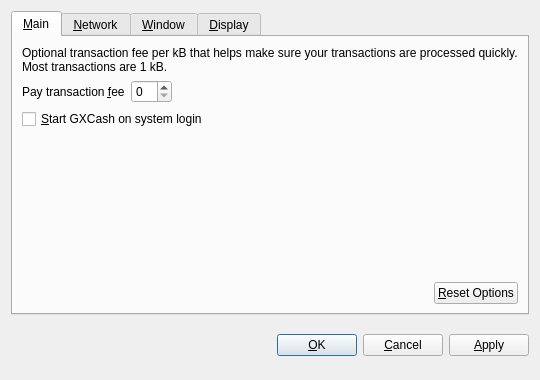
<?xml version="1.0" encoding="UTF-8"?>
<ui version="4.0">
 <class>OptionsDialog</class>
 <widget class="QDialog" name="OptionsDialog">
  <property name="geometry">
   <rect>
    <x>0</x>
    <y>0</y>
    <width>540</width>
    <height>380</height>
   </rect>
  </property>
  <property name="windowTitle">
   <string>Options</string>
  </property>
  <property name="modal">
   <bool>true</bool>
  </property>
  <layout class="QVBoxLayout" name="verticalLayout">
   <item>
    <widget class="QTabWidget" name="tabWidget">
     <property name="tabPosition">
      <enum>QTabWidget::North</enum>
     </property>
     <property name="currentIndex">
      <number>0</number>
     </property>
     <widget class="QWidget" name="tabMain">
      <attribute name="title">
       <string>&amp;Main</string>
      </attribute>
      <layout class="QVBoxLayout" name="verticalLayout_Main">
       <item>
        <widget class="QLabel" name="transactionFeeInfoLabel">
         <property name="text">
          <string>Optional transaction fee per kB that helps make sure your transactions are processed quickly. Most transactions are 1 kB.</string>
         </property>
         <property name="textFormat">
          <enum>Qt::PlainText</enum>
         </property>
         <property name="wordWrap">
          <bool>true</bool>
         </property>
        </widget>
       </item>
       <item>
        <layout class="QHBoxLayout" name="horizontalLayout_1_Main">
         <item>
          <widget class="QLabel" name="transactionFeeLabel">
           <property name="text">
            <string>Pay transaction &amp;fee</string>
           </property>
           <property name="textFormat">
            <enum>Qt::PlainText</enum>
           </property>
           <property name="buddy">
            <cstring>transactionFee</cstring>
           </property>
          </widget>
         </item>
         <item>
          <widget class="BitcoinAmountField" name="transactionFee"/>
         </item>
         <item>
          <spacer name="horizontalSpacer_1_Main">
           <property name="orientation">
            <enum>Qt::Horizontal</enum>
           </property>
           <property name="sizeHint" stdset="0">
            <size>
             <width>40</width>
             <height>20</height>
            </size>
           </property>
          </spacer>
         </item>
        </layout>
       </item>
       <item>
        <widget class="QCheckBox" name="bitcoinAtStartup">
         <property name="toolTip">
          <string>Automatically start GXCash after logging in to the system.</string>
         </property>
         <property name="text">
          <string>&amp;Start GXCash on system login</string>
         </property>
        </widget>
       </item>
       <item>
        <spacer name="verticalSpacer_Main">
         <property name="orientation">
          <enum>Qt::Vertical</enum>
         </property>
         <property name="sizeHint" stdset="0">
          <size>
           <width>20</width>
           <height>40</height>
          </size>
         </property>
        </spacer>
       </item>
       <item>
        <layout class="QHBoxLayout" name="horizontalLayout_2_Main">
         <item>
          <spacer name="horizontalSpacer_2_Main">
           <property name="orientation">
            <enum>Qt::Horizontal</enum>
           </property>
           <property name="sizeHint" stdset="0">
            <size>
             <width>40</width>
             <height>20</height>
            </size>
           </property>
          </spacer>
         </item>
         <item>
          <widget class="QPushButton" name="resetButton">
           <property name="toolTip">
            <string>Reset all client options to default.</string>
           </property>
           <property name="text">
            <string>&amp;Reset Options</string>
           </property>
           <property name="autoDefault">
            <bool>false</bool>
           </property>
          </widget>
         </item>
        </layout>
       </item>
      </layout>
     </widget>
     <widget class="QWidget" name="tabNetwork">
      <attribute name="title">
       <string>&amp;Network</string>
      </attribute>
      <layout class="QVBoxLayout" name="verticalLayout_Network">
       <item>
        <widget class="QCheckBox" name="mapPortUpnp">
         <property name="toolTip">
          <string>Automatically open the GXCash client port on the router. This only works when your router supports UPnP and it is enabled.</string>
         </property>
         <property name="text">
          <string>Map port using &amp;UPnP</string>
         </property>
        </widget>
       </item>
       <item>
        <widget class="QCheckBox" name="connectSocks">
         <property name="toolTip">
          <string>Connect to the GXCash network through a SOCKS proxy (e.g. when connecting through Tor).</string>
         </property>
         <property name="text">
          <string>&amp;Connect through SOCKS proxy:</string>
         </property>
        </widget>
       </item>
       <item>
        <layout class="QHBoxLayout" name="horizontalLayout_Network">
         <item>
          <widget class="QLabel" name="proxyIpLabel">
           <property name="text">
            <string>Proxy &amp;IP:</string>
           </property>
           <property name="textFormat">
            <enum>Qt::PlainText</enum>
           </property>
           <property name="buddy">
            <cstring>proxyIp</cstring>
           </property>
          </widget>
         </item>
         <item>
          <widget class="QValidatedLineEdit" name="proxyIp">
           <property name="maximumSize">
            <size>
             <width>140</width>
             <height>16777215</height>
            </size>
           </property>
           <property name="toolTip">
            <string>IP address of the proxy (e.g. 127.0.0.1)</string>
           </property>
          </widget>
         </item>
         <item>
          <widget class="QLabel" name="proxyPortLabel">
           <property name="text">
            <string>&amp;Port:</string>
           </property>
           <property name="textFormat">
            <enum>Qt::PlainText</enum>
           </property>
           <property name="buddy">
            <cstring>proxyPort</cstring>
           </property>
          </widget>
         </item>
         <item>
          <widget class="QLineEdit" name="proxyPort">
           <property name="maximumSize">
            <size>
             <width>55</width>
             <height>16777215</height>
            </size>
           </property>
           <property name="toolTip">
            <string>Port of the proxy (e.g. 9050)</string>
           </property>
          </widget>
         </item>
         <item>
          <widget class="QLabel" name="socksVersionLabel">
           <property name="text">
            <string>SOCKS &amp;Version:</string>
           </property>
           <property name="textFormat">
            <enum>Qt::PlainText</enum>
           </property>
           <property name="buddy">
            <cstring>socksVersion</cstring>
           </property>
          </widget>
         </item>
         <item>
          <widget class="QValueComboBox" name="socksVersion">
           <property name="toolTip">
            <string>SOCKS version of the proxy (e.g. 5)</string>
           </property>
          </widget>
         </item>
         <item>
          <spacer name="horizontalSpacer_Network">
           <property name="orientation">
            <enum>Qt::Horizontal</enum>
           </property>
           <property name="sizeHint" stdset="0">
            <size>
             <width>40</width>
             <height>20</height>
            </size>
           </property>
          </spacer>
         </item>
        </layout>
       </item>
       <item>
        <spacer name="verticalSpacer_Network">
         <property name="orientation">
          <enum>Qt::Vertical</enum>
         </property>
         <property name="sizeHint" stdset="0">
          <size>
           <width>20</width>
           <height>40</height>
          </size>
         </property>
        </spacer>
       </item>
      </layout>
     </widget>
     <widget class="QWidget" name="tabWindow">
      <attribute name="title">
       <string>&amp;Window</string>
      </attribute>
      <layout class="QVBoxLayout" name="verticalLayout_Window">
       <item>
        <widget class="QCheckBox" name="minimizeToTray">
         <property name="toolTip">
          <string>Show only a tray icon after minimizing the window.</string>
         </property>
         <property name="text">
          <string>&amp;Minimize to the tray instead of the taskbar</string>
         </property>
        </widget>
       </item>
       <item>
        <widget class="QCheckBox" name="minimizeOnClose">
         <property name="toolTip">
          <string>Minimize instead of exit the application when the window is closed. When this option is enabled, the application will be closed only after selecting Quit in the menu.</string>
         </property>
         <property name="text">
          <string>M&amp;inimize on close</string>
         </property>
        </widget>
       </item>
       <item>
        <spacer name="verticalSpacer_Window">
         <property name="orientation">
          <enum>Qt::Vertical</enum>
         </property>
         <property name="sizeHint" stdset="0">
          <size>
           <width>20</width>
           <height>40</height>
          </size>
         </property>
        </spacer>
       </item>
      </layout>
     </widget>
     <widget class="QWidget" name="tabDisplay">
      <attribute name="title">
       <string>&amp;Display</string>
      </attribute>
      <layout class="QVBoxLayout" name="verticalLayout_Display">
       <item>
        <layout class="QHBoxLayout" name="horizontalLayout_1_Display">
         <item>
          <widget class="QLabel" name="langLabel">
           <property name="text">
            <string>User Interface &amp;language:</string>
           </property>
           <property name="textFormat">
            <enum>Qt::PlainText</enum>
           </property>
           <property name="buddy">
            <cstring>lang</cstring>
           </property>
          </widget>
         </item>
         <item>
          <widget class="QValueComboBox" name="lang">
           <property name="toolTip">
            <string>The user interface language can be set here. This setting will take effect after restarting GXCash.</string>
           </property>
          </widget>
         </item>
        </layout>
       </item>
       <item>
        <layout class="QHBoxLayout" name="horizontalLayout_2_Display">
         <item>
          <widget class="QLabel" name="unitLabel">
           <property name="text">
            <string>&amp;Unit to show amounts in:</string>
           </property>
           <property name="textFormat">
            <enum>Qt::PlainText</enum>
           </property>
           <property name="buddy">
            <cstring>unit</cstring>
           </property>
          </widget>
         </item>
         <item>
          <widget class="QValueComboBox" name="unit">
           <property name="toolTip">
            <string>Choose the default subdivision unit to show in the interface and when sending coins.</string>
           </property>
          </widget>
         </item>
        </layout>
       </item>
       <item>
        <widget class="QCheckBox" name="displayAddresses">
         <property name="toolTip">
          <string>Whether to show GXCash addresses in the transaction list or not.</string>
         </property>
         <property name="text">
          <string>&amp;Display addresses in transaction list</string>
         </property>
        </widget>
       </item>
       <item>
        <widget class="QCheckBox" name="coinControlFeatures">
         <property name="toolTip">
          <string>Whether to show coin control features or not.</string>
         </property>
         <property name="text">
          <string>Display coin &amp;control features (experts only!)</string>
         </property>
        </widget>
       </item>
       <item>
        <spacer name="verticalSpacer_Display">
         <property name="orientation">
          <enum>Qt::Vertical</enum>
         </property>
         <property name="sizeHint" stdset="0">
          <size>
           <width>20</width>
           <height>40</height>
          </size>
         </property>
        </spacer>
       </item>
      </layout>
     </widget>
    </widget>
   </item>
   <item>
    <layout class="QHBoxLayout" name="horizontalLayout_Buttons">
     <item>
      <spacer name="horizontalSpacer_1">
       <property name="orientation">
        <enum>Qt::Horizontal</enum>
       </property>
       <property name="sizeHint" stdset="0">
        <size>
         <width>40</width>
         <height>48</height>
        </size>
       </property>
      </spacer>
     </item>
     <item>
      <widget class="QLabel" name="statusLabel">
       <property name="font">
        <font>
         <weight>75</weight>
         <bold>true</bold>
        </font>
       </property>
       <property name="text">
        <string/>
       </property>
       <property name="textFormat">
        <enum>Qt::PlainText</enum>
       </property>
       <property name="wordWrap">
        <bool>true</bool>
       </property>
      </widget>
     </item>
     <item>
      <spacer name="horizontalSpacer_2">
       <property name="orientation">
        <enum>Qt::Horizontal</enum>
       </property>
       <property name="sizeHint" stdset="0">
        <size>
         <width>40</width>
         <height>48</height>
        </size>
       </property>
      </spacer>
     </item>
     <item>
      <widget class="QPushButton" name="okButton">
       <property name="text">
        <string>&amp;OK</string>
       </property>
      </widget>
     </item>
     <item>
      <widget class="QPushButton" name="cancelButton">
       <property name="text">
        <string>&amp;Cancel</string>
       </property>
       <property name="autoDefault">
        <bool>false</bool>
       </property>
      </widget>
     </item>
     <item>
      <widget class="QPushButton" name="applyButton">
       <property name="text">
        <string>&amp;Apply</string>
       </property>
       <property name="autoDefault">
        <bool>false</bool>
       </property>
      </widget>
     </item>
    </layout>
   </item>
  </layout>
 </widget>
 <customwidgets>
  <customwidget>
   <class>BitcoinAmountField</class>
   <extends>QSpinBox</extends>
   <header>bitcoinamountfield.h</header>
  </customwidget>
  <customwidget>
   <class>QValueComboBox</class>
   <extends>QComboBox</extends>
   <header>qvaluecombobox.h</header>
  </customwidget>
  <customwidget>
   <class>QValidatedLineEdit</class>
   <extends>QLineEdit</extends>
   <header>qvalidatedlineedit.h</header>
  </customwidget>
 </customwidgets>
 <resources/>
 <connections/>
</ui>
